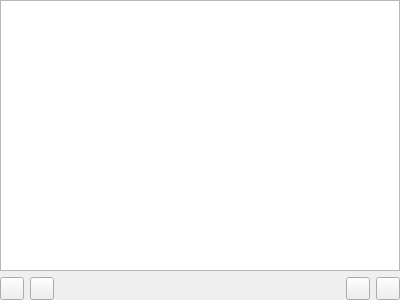
<?xml version="1.0" encoding="UTF-8"?>
<ui version="4.0">
 <class>SnoozeTimesEdit</class>
 <widget class="QWidget" name="SnoozeTimesEdit">
  <property name="geometry">
   <rect>
    <x>0</x>
    <y>0</y>
    <width>400</width>
    <height>300</height>
   </rect>
  </property>
  <layout class="QVBoxLayout" name="verticalLayout">
   <property name="leftMargin">
    <number>0</number>
   </property>
   <property name="topMargin">
    <number>0</number>
   </property>
   <property name="rightMargin">
    <number>0</number>
   </property>
   <property name="bottomMargin">
    <number>0</number>
   </property>
   <item>
    <widget class="QListWidget" name="listWidget">
     <property name="contextMenuPolicy">
      <enum>Qt::ActionsContextMenu</enum>
     </property>
     <property name="alternatingRowColors">
      <bool>true</bool>
     </property>
    </widget>
   </item>
   <item>
    <layout class="QHBoxLayout" name="horizontalLayout">
     <item>
      <widget class="QToolButton" name="upButton"/>
     </item>
     <item>
      <widget class="QToolButton" name="downButton"/>
     </item>
     <item>
      <spacer name="horizontalSpacer">
       <property name="orientation">
        <enum>Qt::Horizontal</enum>
       </property>
       <property name="sizeHint" stdset="0">
        <size>
         <width>40</width>
         <height>20</height>
        </size>
       </property>
      </spacer>
     </item>
     <item>
      <widget class="QToolButton" name="removeButton"/>
     </item>
     <item>
      <widget class="QToolButton" name="addButton"/>
     </item>
    </layout>
   </item>
  </layout>
  <action name="action_Add_Time">
   <property name="icon">
    <iconset theme="list-add" resource="remindmewidgets.qrc">
     <normaloff>:/icons/add.ico</normaloff>:/icons/add.ico</iconset>
   </property>
   <property name="text">
    <string>&amp;Add Time</string>
   </property>
   <property name="shortcut">
    <string notr="true">Ctrl+Ins</string>
   </property>
   <property name="shortcutContext">
    <enum>Qt::WidgetWithChildrenShortcut</enum>
   </property>
  </action>
  <action name="action_Remove_Time">
   <property name="icon">
    <iconset theme="list-remove" resource="remindmewidgets.qrc">
     <normaloff>:/icons/delete.ico</normaloff>:/icons/delete.ico</iconset>
   </property>
   <property name="text">
    <string>&amp;Remove Time</string>
   </property>
   <property name="shortcut">
    <string notr="true">Del</string>
   </property>
   <property name="shortcutContext">
    <enum>Qt::WidgetWithChildrenShortcut</enum>
   </property>
  </action>
  <action name="actionMove_Up">
   <property name="icon">
    <iconset theme="go-up" resource="remindmewidgets.qrc">
     <normaloff>:/icons/up.ico</normaloff>:/icons/up.ico</iconset>
   </property>
   <property name="text">
    <string>Move &amp;Up</string>
   </property>
   <property name="shortcut">
    <string notr="true">PgUp</string>
   </property>
   <property name="shortcutContext">
    <enum>Qt::WidgetWithChildrenShortcut</enum>
   </property>
  </action>
  <action name="actionMove_Down">
   <property name="icon">
    <iconset theme="go-down" resource="remindmewidgets.qrc">
     <normaloff>:/icons/down.ico</normaloff>:/icons/down.ico</iconset>
   </property>
   <property name="text">
    <string>Move &amp;Down</string>
   </property>
   <property name="shortcut">
    <string notr="true">PgDown</string>
   </property>
   <property name="shortcutContext">
    <enum>Qt::WidgetWithChildrenShortcut</enum>
   </property>
  </action>
 </widget>
 <resources>
  <include location="remindmewidgets.qrc"/>
 </resources>
 <connections/>
</ui>
